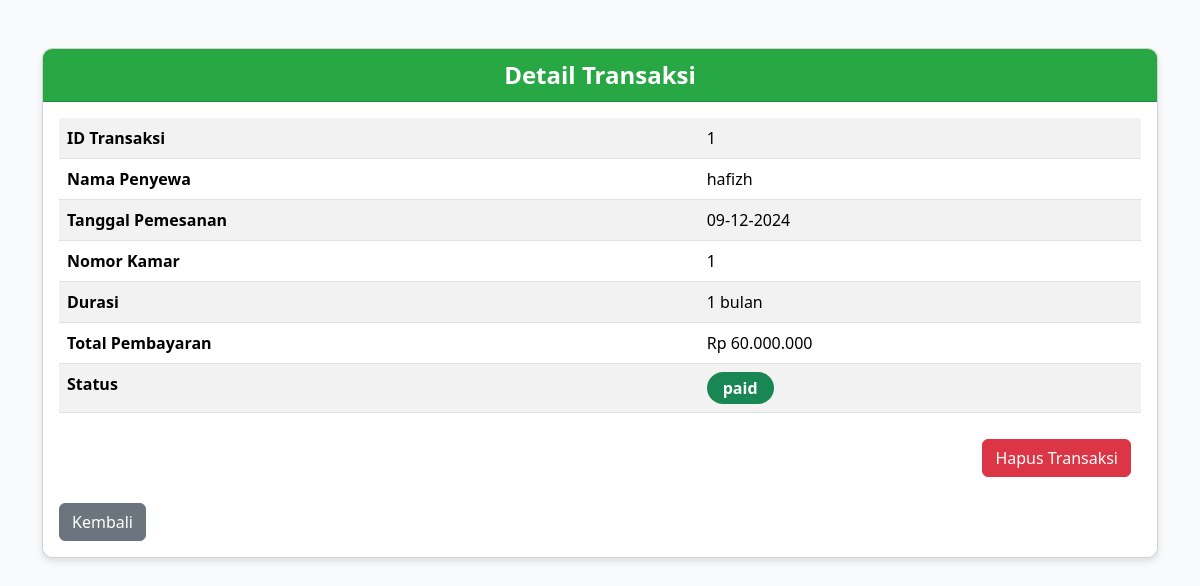
/transaksi/detail.php?id=1 (signed in), run on the app's committed database.
### tables this page shows
CREATE TABLE `transaksi` (
  `id_transaksi` int(11) NOT NULL,
  `id_pesanan` int(11) DEFAULT NULL,
  `total_pembayaran` decimal(10,2) DEFAULT NULL,
  `status` enum('pending','paid','cancelled') DEFAULT 'pending'
);

CREATE TABLE `users` (
  `id_user` int(11) NOT NULL,
  `username` varchar(100) DEFAULT NULL,
  `password` varchar(100) NOT NULL,
  `email` text DEFAULT NULL,
  `telepon` varchar(15) DEFAULT NULL,
  `role` varchar(100) NOT NULL
);

CREATE TABLE `memesan` (
  `id_pesanan` int(11) NOT NULL,
  `id_user` int(11) DEFAULT NULL,
  `tanggal_pesan` date DEFAULT NULL
);

CREATE TABLE `kamar` (
  `id_kamar` int(11) NOT NULL,
  `nomor_kamar` varchar(10) DEFAULT NULL,
  `tipe_kamar` varchar(50) DEFAULT NULL,
  `harga` decimal(10,2) DEFAULT NULL,
  `status` varchar(100) NOT NULL
);

CREATE TABLE `menggunakan` (
  `id_penggunaan` int(11) NOT NULL,
  `id_transaksi` int(11) DEFAULT NULL,
  `id_kamar` int(11) DEFAULT NULL,
  `durasi` int(11) DEFAULT NULL
);

### transaksi/detail.php (the view, shortened to what this page needs)
<?php
include('../config/database.php');
$is_admin = isset($_SESSION['role']) && $_SESSION['role'] == 'Admin';
if (isset($_GET['id'])) {
    $id_transaksi = $_GET['id'];
    $query = "SELECT t.id_transaksi, p.username, m.tanggal_pesan, k.nomor_kamar, u.durasi, t.total_pembayaran, t.status, u.id_kamar
              FROM transaksi t
              JOIN memesan m ON t.id_pesanan = m.id_pesanan
              JOIN users p ON m.id_user = p.id_user
              JOIN menggunakan u ON t.id_transaksi = u.id_transaksi
              JOIN kamar k ON u.id_kamar = k.id_kamar
              WHERE t.id_transaksi = $id_transaksi";
    $result = $conn->query($query);
    if ($result && $result->num_rows > 0) {
        $row = $result->fetch_assoc();
    } else {
        $row = [];
        $error_message = "Data transaksi tidak ditemukan.";
    }
} else {
    $row = [];
    $error_message = "ID transaksi tidak diberikan.";
}
?>
<!DOCTYPE html>
<html lang="en">
<head>
    <link href="https://cdn.jsdelivr.net/npm/bootstrap@5.3.3/dist/css/bootstrap.min.css" rel="stylesheet">
</head>
<body>
<div class="container my-5">
    <div class="card">
        <div class="card-header">
            Detail Transaksi
        </div>
        <div class="card-body">
            <table class="table table-striped">
                <tbody>
                    <tr>
                        <th>ID Transaksi</th>
                        <td><?php echo $row['id_transaksi'] ?? 'Data tidak tersedia'; ?></td>
                    </tr>
                    <tr>
                        <th>Nama Penyewa</th>
                        <td><?php echo $row['username'] ?? 'Data tidak tersedia'; ?></td>
                    </tr>
                    <tr>
                        <th>Tanggal Pemesanan</th>
                        <td><?php echo isset($row['tanggal_pesan']) ? date('d-m-Y', strtotime($row['tanggal_pesan'])) : 'Data tidak tersedia'; ?></td>
                    </tr>
                    <tr>
                        <th>Nomor Kamar</th>
                        <td><?php echo $row['nomor_kamar'] ?? 'Data tidak tersedia'; ?></td>
                    </tr>
                    <tr>
                        <th>Durasi</th>
                        <td><?php echo $row['durasi'] ?? 'Data tidak tersedia'; ?> bulan</td>
                    </tr>
                    <tr>
                        <th>Total Pembayaran</th>
                        <td><?php echo isset($row['total_pembayaran']) ? "Rp " . number_format($row['total_pembayaran'], 0, ',', '.') : 'Data tidak tersedia'; ?></td>
                    </tr>
                    <tr>
                        <th>Status</th>
                        <td>
                            <span class="badge badge-status <?php echo $row['status'] === 'pending' ? 'bg-warning text-dark' : ($row['status'] === 'paid' ? 'bg-success' : 'bg-danger'); ?>">
                                <?php echo $row['status'] ?? 'Data tidak tersedia'; ?>
                            </span>
                        </td>
                    </tr>
                </tbody>
            </table>
            <?php if ($is_admin && isset($row['status']) && $row['status'] !== 'pending'): ?>
                <form action="" method="POST" class="d-flex justify-content-end">
                    <button type="submit" name="delete" class="btn btn-danger btn-action">Hapus Transaksi</button>
                </form>
            <?php endif; ?>
            <div class="mt-3">
                <a href="list.php" class="btn btn-secondary">Kembali</a>
            </div>
        </div>
    </div>
</div>
</body>
</html>

### transaksi/detail.php (style rules this page uses)
body { background-color: #f8fafc; }
.card { border-radius: 10px; box-shadow: 0 4px 6px rgba(0, 0, 0, 0.1); overflow: hidden; }
.card-header { background-color: #28a745; color: #fff; text-align: center; font-size: 1.5rem; font-weight: bold; }
.badge-status { font-size: 1rem; padding: 0.5rem 1rem; border-radius: 20px; }
.btn-action { margin: 10px; }

### data on the page
transaksi: id_transaksi "1", users.username "hafizh", id_pesanan.tanggal_pesan "09-12-2024", kamar.nomor_kamar "1", menggunakan.durasi "1", total_pembayaran "60.000.000", status "paid"
